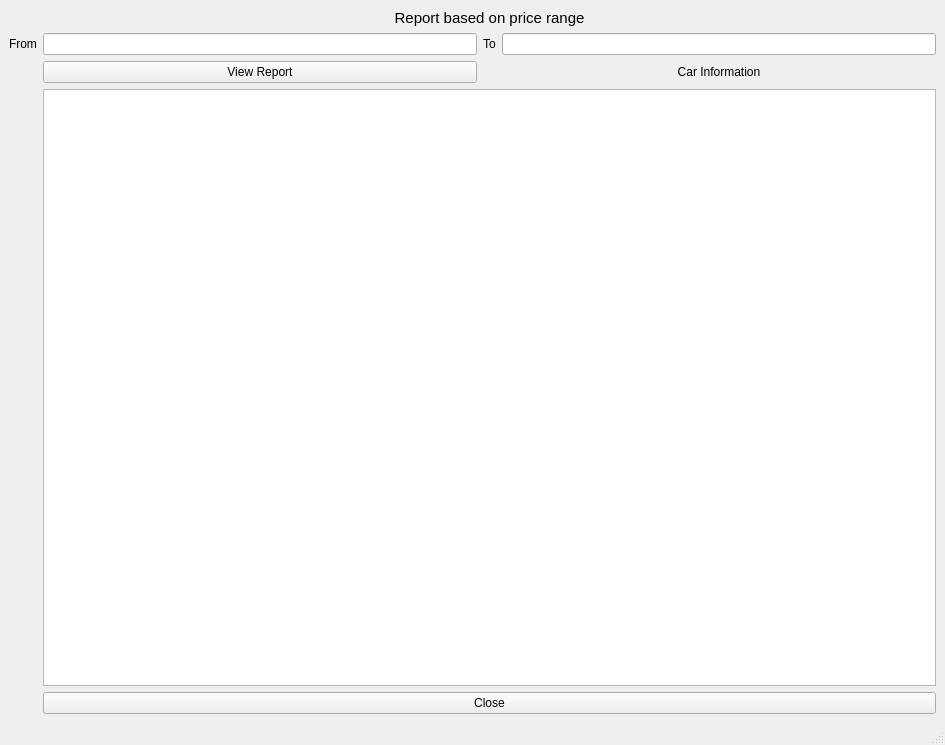
<?xml version="1.0" encoding="UTF-8"?>
<ui version="4.0">
 <class>Report_base_price</class>
 <widget class="QMainWindow" name="Report_base_price">
  <property name="geometry">
   <rect>
    <x>0</x>
    <y>0</y>
    <width>945</width>
    <height>745</height>
   </rect>
  </property>
  <property name="windowTitle">
   <string>MainWindow</string>
  </property>
  <widget class="QWidget" name="centralwidget">
   <layout class="QGridLayout" name="gridLayout">
    <item row="0" column="1" colspan="3">
     <widget class="QLabel" name="label">
      <property name="font">
       <font>
        <pointsize>11</pointsize>
       </font>
      </property>
      <property name="text">
       <string>Report based on price range</string>
      </property>
      <property name="alignment">
       <set>Qt::AlignCenter</set>
      </property>
     </widget>
    </item>
    <item row="1" column="0">
     <widget class="QLabel" name="label_2">
      <property name="text">
       <string>From</string>
      </property>
     </widget>
    </item>
    <item row="1" column="1">
     <widget class="QLineEdit" name="lineEdit"/>
    </item>
    <item row="1" column="2">
     <widget class="QLabel" name="label_3">
      <property name="text">
       <string>To</string>
      </property>
     </widget>
    </item>
    <item row="1" column="3">
     <widget class="QLineEdit" name="lineEdit_2"/>
    </item>
    <item row="2" column="1">
     <widget class="QPushButton" name="pushButton">
      <property name="text">
       <string>View Report</string>
      </property>
     </widget>
    </item>
    <item row="2" column="3">
     <widget class="QLabel" name="label_4">
      <property name="text">
       <string>Car Information</string>
      </property>
      <property name="alignment">
       <set>Qt::AlignCenter</set>
      </property>
     </widget>
    </item>
    <item row="3" column="1" colspan="3">
     <widget class="QTableView" name="tableView"/>
    </item>
    <item row="4" column="1" colspan="3">
     <widget class="QPushButton" name="pushButton_2">
      <property name="text">
       <string>Close</string>
      </property>
     </widget>
    </item>
   </layout>
  </widget>
  <widget class="QMenuBar" name="menubar">
   <property name="geometry">
    <rect>
     <x>0</x>
     <y>0</y>
     <width>945</width>
     <height>25</height>
    </rect>
   </property>
  </widget>
  <widget class="QStatusBar" name="statusbar"/>
 </widget>
 <resources/>
 <connections/>
</ui>
